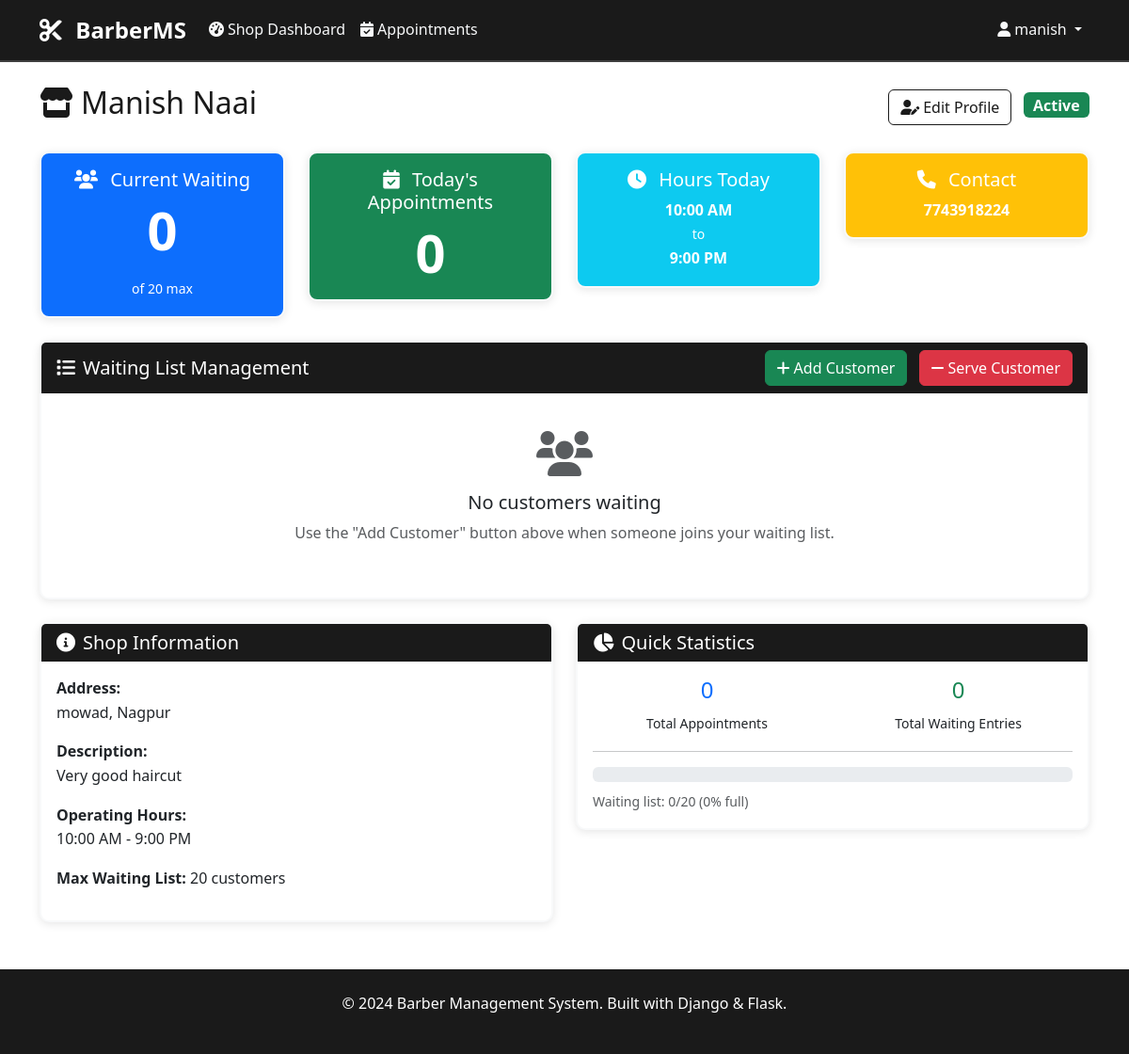
/shops/dashboard/ (signed in), run on an earlier commit of the app's database.
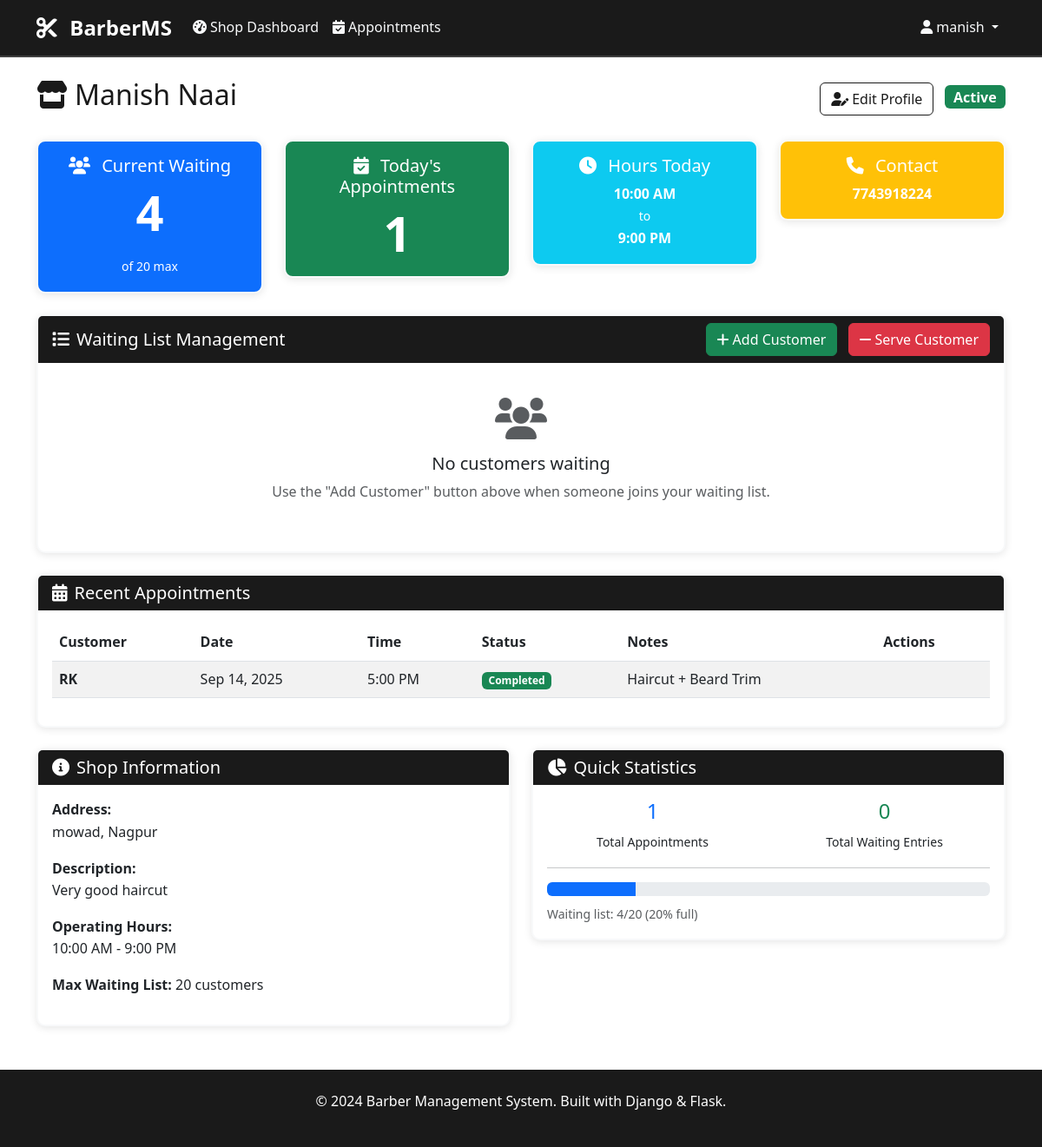
And on a later commit of the database.
### shops/models.py (models this page shows, shortened)
class Shop(models.Model):
    owner = models.OneToOneField(User, on_delete=models.CASCADE, related_name='shop')
    name = models.CharField(max_length=200)
    description = models.TextField(blank=True)
    address = models.TextField()
    latitude = models.DecimalField(max_digits=9, decimal_places=6)
    longitude = models.DecimalField(max_digits=9, decimal_places=6)
    phone_number = models.CharField(max_length=15)
    opening_time = models.TimeField()
    closing_time = models.TimeField()
    max_waiting_list_size = models.PositiveIntegerField(default=20)
    current_waiting_count = models.PositiveIntegerField(default=0)
    image = models.ImageField(upload_to='shop_images/', blank=True, null=True)
    is_active = models.BooleanField(default=True)
    created_at = models.DateTimeField(auto_now_add=True)
    updated_at = models.DateTimeField(auto_now=True)

### appointments/models.py (models this page shows, shortened)
class Appointment(models.Model):
    STATUS_CHOICES = [
        ('scheduled', 'Scheduled'),
        ('in_progress', 'In Progress'),
        ('completed', 'Completed'),
        ('cancelled', 'Cancelled'),
    ]
    customer = models.ForeignKey(User, on_delete=models.CASCADE, related_name='appointments')
    shop = models.ForeignKey(Shop, on_delete=models.CASCADE, related_name='appointments')
    appointment_date = models.DateField()
    appointment_time = models.TimeField()
    status = models.CharField(max_length=20, choices=STATUS_CHOICES, default='scheduled')
    service_description = models.TextField(blank=True)
    notes = models.TextField(blank=True)
    created_at = models.DateTimeField(auto_now_add=True)
    updated_at = models.DateTimeField(auto_now=True)
    class Meta:
        ordering = ['appointment_date', 'appointment_time']

### users/models.py (models this page shows, shortened)
class User(AbstractUser):
    USER_ROLES = [
        ('customer', 'Customer'),
        ('shop_owner', 'Shop Owner'),
    ]
    role = models.CharField(max_length=20, choices=USER_ROLES, default='customer')
    phone_number = models.CharField(max_length=15, blank=True)
    address = models.TextField(blank=True)
    latitude = models.DecimalField(max_digits=9, decimal_places=6, null=True, blank=True)
    longitude = models.DecimalField(max_digits=9, decimal_places=6, null=True, blank=True)
    created_at = models.DateTimeField(auto_now_add=True)
    updated_at = models.DateTimeField(auto_now=True)

### shops/views.py (the view)
# urls.py: path('dashboard/', views.shop_dashboard_view, name='shop_dashboard'),
@login_required
def shop_dashboard_view(request):
    if request.user.role != 'shop_owner':
        messages.error(request, 'Access denied')
        return redirect('dashboard')
    if not hasattr(request.user, 'shop'):
        return redirect('shop_setup')
    shop = request.user.shop
    waiting_list = shop.waiting_list.filter(status='waiting').order_by('position_number')
    recent_appointments = shop.appointments.all()[:10]
    return render(request, 'shops/dashboard.html', {
        'shop': shop,
        'waiting_list': waiting_list,
        'recent_appointments': recent_appointments
    })

### templates/shops/dashboard.html (shortened to what the changed rows need)
{% extends 'base/base.html' %}
{% block content %}
<div class="row">
    <div class="col-12">
        <div class="d-flex justify-content-between align-items-center mb-4">
            <h2><i class="fas fa-store me-2"></i>{{ shop.name }}</h2>
            <div>
                <a href="{% url 'profile' %}" class="btn btn-outline-dark me-2">
                </a>
                <span class="badge {% if shop.is_active %}bg-success{% else %}bg-danger{% endif %} fs-6">
                </span>
            </div>
        </div>
    </div>
</div>
<div class="row mb-4">
    <div class="col-md-3">
        <div class="card text-center bg-primary text-white">
            <div class="card-body">
                <h5 class="card-title">
                    <i class="fas fa-users me-2"></i>
                    Current Waiting
                </h5>
                <p class="card-text display-4 fw-bold" id="currentWaitingCount">{{ shop.current_waiting_count }}</p>
                <small>of {{ shop.max_waiting_list_size }} max</small>
            </div>
        </div>
    </div>
    <div class="col-md-3">
        <div class="card text-center bg-success text-white">
            <div class="card-body">
                <h5 class="card-title">
                    <i class="fas fa-calendar-check me-2"></i>
                    Today's Appointments
                </h5>
                <p class="card-text display-4 fw-bold">{{ recent_appointments.count }}</p>
            </div>
        </div>
    </div>
    <div class="col-md-3">
        <div class="card text-center bg-info text-white">
            <div class="card-body">
                <p class="card-text">
                    <strong>{{ shop.opening_time|time:"g:i A" }}</strong><br>
                    <small>to</small><br>
                    <strong>{{ shop.closing_time|time:"g:i A" }}</strong>
                </p>
            </div>
        </div>
    </div>
    <div class="col-md-3">
        <div class="card text-center bg-warning text-white">
            <div class="card-body">
                <p class="card-text">
                    <strong>{{ shop.phone_number }}</strong>
                </p>
            </div>
        </div>
    </div>
</div>
{% if recent_appointments %}
<div class="row mb-4">
    <div class="col-12">
        <div class="card">
            <div class="card-header">
                <h5 class="mb-0"><i class="fas fa-calendar-alt me-2"></i>Recent Appointments</h5>
            </div>
            <div class="card-body">
                <div class="table-responsive">
                    <table class="table table-striped">
                        <thead>
                            <tr>
                                <th>Customer</th>
                                <th>Date</th>
                                <th>Time</th>
                                <th>Status</th>
                                <th>Notes</th>
                                <th>Actions</th>
                            </tr>
                        </thead>
                        <tbody>
                            {% for appointment in recent_appointments %}
                            <tr>
                                <td>
                                    <strong>{{ appointment.customer.first_name|default:appointment.customer.username }}</strong>
                                </td>
                                <td>{{ appointment.appointment_date|date:"M d, Y" }}</td>
                                <td>{{ appointment.appointment_time|time:"g:i A" }}</td>
                                <td>
                                    <span class="badge
                                        {% if appointment.status == 'completed' %}bg-success{% endif %}
                                    ">
                                        {{ appointment.get_status_display }}
                                    </span>
                                </td>
                                <td>
                                    {{ appointment.service_description|truncatechars:50|default:"-" }}
                                </td>
                                <td>
                                </td>
                            </tr>
                            {% endfor %}
                        </tbody>
                    </table>
                </div>
            </div>
        </div>
    </div>
</div>
{% endif %}
<div class="row">
    <div class="col-md-6">
        <div class="card">
            <div class="card-body">
                <p><strong>Address:</strong><br>{{ shop.address }}</p>
                <p><strong>Description:</strong><br>{{ shop.description|default:"No description provided" }}</p>
                <p><strong>Operating Hours:</strong><br>
                   {{ shop.opening_time|time:"g:i A" }} - {{ shop.closing_time|time:"g:i A" }}</p>
                <p><strong>Max Waiting List:</strong> {{ shop.max_waiting_list_size }} customers</p>
            </div>
        </div>
    </div>
    <div class="col-md-6">
        <div class="card">
            <div class="card-body">
                <div class="row text-center">
                    <div class="col-6">
                        <h4 class="text-primary">{{ shop.appointments.count }}</h4>
                        <small>Total Appointments</small>
                    </div>
                    <div class="col-6">
                        <h4 class="text-success">{{ shop.waiting_list.count }}</h4>
                        <small>Total Waiting Entries</small>
                    </div>
                </div>
                <hr>
                <div class="progress mb-2">
                    <div class="progress-bar" role="progressbar"
                         style="width: {% widthratio shop.current_waiting_count shop.max_waiting_list_size 100 %}%">
                    </div>
                </div>
                <small class="text-muted">
                    Waiting list: {{ shop.current_waiting_count }}/{{ shop.max_waiting_list_size }}
                    ({% widthratio shop.current_waiting_count shop.max_waiting_list_size 100 %}% full)
                </small>
            </div>
        </div>
    </div>
</div>
{% endblock %}

What changed in the data, as far as the page shows it:
changed Shop "Manish Naai": current_waiting_count "0" → "4"; appointments.count "0" → "1"; current_waiting_count+max_waiting_list_size "0" → "20"
added Appointment: customer.first_name "RK", appointment_date "Sep 14, 2025", appointment_time "5:00 PM", status "Completed", service_description "Haircut + Beard Trim"
Also different on the page:
{{ recent_appointments.count }}: "0" → "1"
text now shown: "Recent Appointments Customer Date Time Status Notes Actions"
